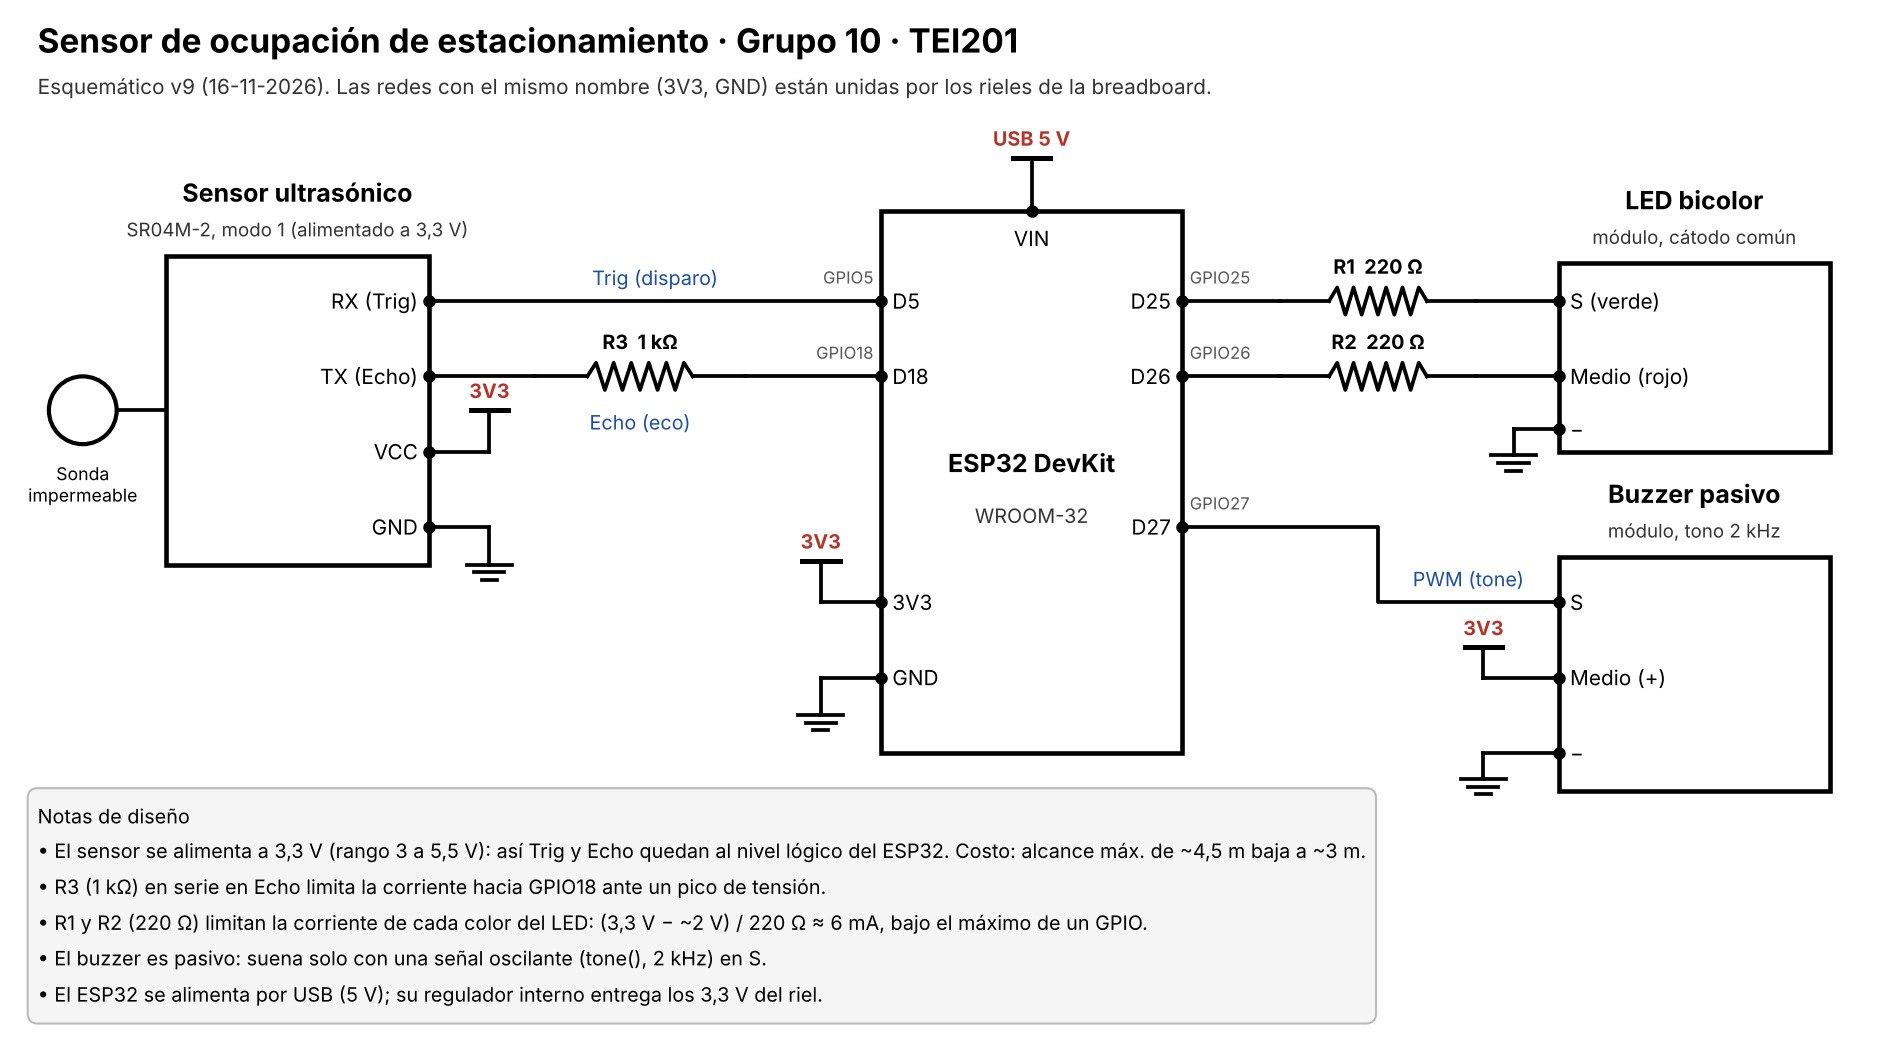

Generate this figure with Python:
"""Esquemático del sensor de ocupación de estacionamiento (TEI201, Grupo 10), versión 9.
Genera esquematico.pdf y esquematico.png con matplotlib.
Las alimentaciones se dibujan con símbolos de red (3V3, GND): todas las redes con el mismo
nombre están unidas (en el prototipo, por los rieles de la breadboard).
"""
import matplotlib
matplotlib.use('Agg')
import matplotlib.pyplot as plt
import numpy as np

fig, ax = plt.subplots(figsize=(16, 9.5))
ax.set_aspect('equal')
ax.axis('off')
LW = 1.8


def caja(x0, y0, x1, y1, titulo, sub='', arriba=True):
    ax.add_patch(plt.Rectangle((x0, y0), x1 - x0, y1 - y0, fill=False, lw=2.2))
    cx = (x0 + x1) / 2
    if arriba:   # título sobre la caja, para no tapar los nombres de los pines
        ax.text(cx, y1 + 0.2, sub, ha='center', va='bottom', fontsize=9, color='#333')
        ax.text(cx, y1 + 0.2 + 0.32 * (sub.count('\n') + 1) + 0.12, titulo, ha='center', va='bottom', fontsize=12, weight='bold')
    else:
        ax.text(cx, (y0 + y1) / 2 + 0.25, titulo, ha='center', va='center', fontsize=12, weight='bold')
        ax.text(cx, (y0 + y1) / 2 - 0.45, sub, ha='center', va='center', fontsize=9.5, color='#333')


def pin(x, y, nombre, lado, externo=''):
    """Punto de conexión en el borde de una caja. lado = 'izq', 'der' o 'arr' (dónde está el pin)."""
    ax.plot(x, y, 'o', color='k', ms=5, zorder=5)
    if lado == 'izq':
        ax.text(x + 0.15, y, nombre, ha='left', va='center', fontsize=10)
        if externo: ax.text(x - 0.1, y + 0.18, externo, ha='right', va='bottom', fontsize=8, color='#555')
    elif lado == 'der':
        ax.text(x - 0.15, y, nombre, ha='right', va='center', fontsize=10)
        if externo: ax.text(x + 0.1, y + 0.18, externo, ha='left', va='bottom', fontsize=8, color='#555')
    else:
        ax.text(x, y - 0.2, nombre, ha='center', va='top', fontsize=10)


def cable(*pts, etiqueta=None, pos=0.5):
    xs, ys = zip(*pts)
    ax.plot(xs, ys, color='k', lw=LW)
    if etiqueta:
        (xa, ya), (xb, yb) = pts[0], pts[-1]
        ax.text(xa + (xb - xa) * pos, ya + 0.15, etiqueta, ha='center', va='bottom', fontsize=9.5, color='#1f4e9e')


def resistencia(x0, x1, y, nombre, valor):
    """Resistencia horizontal entre x0 y x1 (zigzag en el tramo central)."""
    largo = x1 - x0
    a, b = x0 + largo * 0.25, x1 - largo * 0.25
    n = 6
    xs = np.linspace(a, b, 2 * n + 1)
    ys = [y + (0.18 if i % 2 else -0.18) if 0 < i < 2 * n else y for i in range(2 * n + 1)]
    ax.plot([x0, a], [y, y], 'k', lw=LW)
    ax.plot(xs, ys, 'k', lw=LW)
    ax.plot([b, x1], [y, y], 'k', lw=LW)
    ax.text((x0 + x1) / 2, y + 0.3, f'{nombre}  {valor}', ha='center', va='bottom', fontsize=9.5, weight='bold')


def vcc(x, y, nombre='3V3', alto=0.55):
    ax.plot([x, x], [y, y + alto], 'k', lw=LW)
    ax.plot([x - 0.25, x + 0.25], [y + alto, y + alto], 'k', lw=2.4)
    ax.text(x, y + alto + 0.1, nombre, ha='center', va='bottom', fontsize=9.5, color='#b3362c', weight='bold')


def tierra(x, y, alto=0.5):
    ax.plot([x, x], [y, y - alto], 'k', lw=LW)
    for i, w in enumerate([0.3, 0.2, 0.1]):
        yy = y - alto - i * 0.1
        ax.plot([x - w, x + w], [yy, yy], 'k', lw=LW)


# ---------------- ESP32 ----------------
caja(0, 0, 4, 7.2, 'ESP32 DevKit', 'WROOM-32', arriba=False)
pin(0, 6, 'D5', 'izq', 'GPIO5');   pin(0, 5, 'D18', 'izq', 'GPIO18')
pin(0, 2, '3V3', 'izq');           pin(0, 1, 'GND', 'izq')
pin(4, 6, 'D25', 'der', 'GPIO25'); pin(4, 5, 'D26', 'der', 'GPIO26'); pin(4, 3, 'D27', 'der', 'GPIO27')
pin(2, 7.2, 'VIN', 'arr')
vcc(2, 7.2, 'USB 5 V', alto=0.7)
cable((0, 2), (-0.8, 2)); vcc(-0.8, 2)
cable((0, 1), (-0.8, 1)); tierra(-0.8, 1)

# ---------------- Sensor ----------------
caja(-9.5, 2.5, -6, 6.6, 'Sensor ultrasónico', 'SR04M-2, modo 1 (alimentado a 3,3 V)')
pin(-6, 6, 'RX (Trig)', 'der'); pin(-6, 5, 'TX (Echo)', 'der')
pin(-6, 4, 'VCC', 'der');       pin(-6, 3, 'GND', 'der')
cable((-6, 6), (0, 6), etiqueta='Trig (disparo)')
cable((-6, 5), (-4.6, 5)); resistencia(-4.6, -1.8, 5, 'R3', '1 kΩ'); cable((-1.8, 5), (0, 5))
ax.text(-3.2, 4.55, 'Echo (eco)', ha='center', va='top', fontsize=9.5, color='#1f4e9e')
cable((-6, 4), (-5.2, 4)); vcc(-5.2, 4)
cable((-6, 3), (-5.2, 3)); tierra(-5.2, 3)
# sonda
ax.add_patch(plt.Circle((-10.6, 4.55), 0.45, fill=False, lw=2))
ax.plot([-10.15, -9.5], [4.55, 4.55], 'k', lw=LW)
ax.text(-10.6, 3.85, 'Sonda\nimpermeable', ha='center', va='top', fontsize=8.5)

# ---------------- LED bicolor ----------------
caja(9, 4.0, 12.6, 6.5, 'LED bicolor', 'módulo, cátodo común')
pin(9, 6, 'S (verde)', 'izq'); pin(9, 5, 'Medio (rojo)', 'izq'); pin(9, 4.3, '−', 'izq')
cable((4, 6), (5.3, 6)); resistencia(5.3, 7.9, 6, 'R1', '220 Ω'); cable((7.9, 6), (9, 6))
cable((4, 5), (5.3, 5)); resistencia(5.3, 7.9, 5, 'R2', '220 Ω'); cable((7.9, 5), (9, 5))
cable((9, 4.3), (8.4, 4.3)); tierra(8.4, 4.3, alto=0.35)

# ---------------- Buzzer pasivo ----------------
caja(9, -0.5, 12.6, 2.6, 'Buzzer pasivo', 'módulo, tono 2 kHz')
pin(9, 2.0, 'S', 'izq'); pin(9, 1.0, 'Medio (+)', 'izq'); pin(9, 0.0, '−', 'izq')
cable((4, 3), (6.6, 3), (6.6, 2.0), (9, 2.0))
ax.text(7.8, 2.15, 'PWM (tone)', ha='center', va='bottom', fontsize=9.5, color='#1f4e9e')
cable((9, 1.0), (8.0, 1.0)); vcc(8.0, 1.0, alto=0.4)
cable((9, 0.0), (8.0, 0.0)); tierra(8.0, 0.0, alto=0.35)

# ---------------- Títulos y notas ----------------
ax.text(-11.2, 9.3, 'Sensor de ocupación de estacionamiento · Grupo 10 · TEI201', fontsize=16, weight='bold')
ax.text(-11.2, 8.75, 'Esquemático v9 (16-11-2026). Las redes con el mismo nombre (3V3, GND) están unidas por los rieles de la breadboard.',
        fontsize=10, color='#333')
notas = ('Notas de diseño\n'
         '• El sensor se alimenta a 3,3 V (rango 3 a 5,5 V): así Trig y Echo quedan al nivel lógico del ESP32. Costo: alcance máx. de ~4,5 m baja a ~3 m.\n'
         '• R3 (1 kΩ) en serie en Echo limita la corriente hacia GPIO18 ante un pico de tensión.\n'
         '• R1 y R2 (220 Ω) limitan la corriente de cada color del LED: (3,3 V − ~2 V) / 220 Ω ≈ 6 mA, bajo el máximo de un GPIO.\n'
         '• El buzzer es pasivo: suena solo con una señal oscilante (tone(), 2 kHz) en S.\n'
         '• El ESP32 se alimenta por USB (5 V); su regulador interno entrega los 3,3 V del riel.')
ax.text(-11.2, -0.6, notas, fontsize=9.5, va='top', linespacing=1.5,
        bbox=dict(boxstyle='round,pad=0.5', fc='#f5f5f5', ec='#bbb'))

ax.set_xlim(-11.5, 13.2)
ax.set_ylim(-3.6, 9.8)
fig.savefig('/home/claude/hardware/esquematico.pdf', bbox_inches='tight')
fig.savefig('/home/claude/hardware/esquematico.png', dpi=150, bbox_inches='tight')
print('ok')
